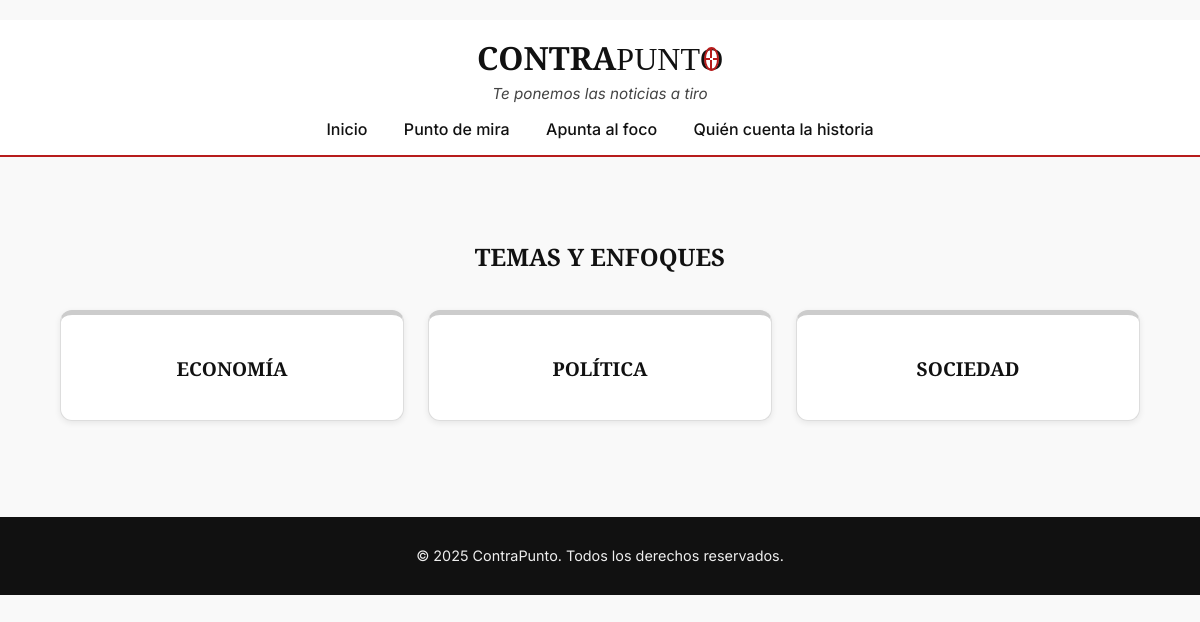
/contraPunto/categorias/, run on the app's committed database.
### appContraPunto/models.py (models this page shows, shortened)
class Categoria(models.Model):
    nombre = models.CharField(max_length=100)
    descripcion = models.TextField()
    icono = models.ImageField(upload_to='img', blank=True, null=True, verbose_name='Image')
    color = models.CharField(max_length=20, default="#cccccc")

### appContraPunto/views.py (the view)
# urls.py: path('categorias/', CategoriaListView.as_view(), name='categorias'),
class CategoriaListView(ListView):
    model = Categoria
    template_name = 'categoria_list.html'
    queryset = Categoria.objects.all()
    context_object_name = 'categorias'

### appContraPunto/templates/categoria_list.html (shortened to what this page needs)
﻿{% extends "base.html" %}
{% block content %}
<section class="categoria_list">
    <h2>Temas y enfoques</h2>
    <div class="grid_categorias">
        {% for cat in categorias %}
        <article class="card_categoria" style="border-top: 5px solid {{ cat.color }}">
            <h3><a href="{% url 'categoria' cat.id %}">{{ cat.nombre }}</a></h3>
        </article>
        {% endfor %}
    </div>
</section>
    {% endblock %}

### appContraPunto/static/css/estilos_base.css (style rules this page uses)
:root { --acento: #b71c1c; --mirilla-grosor: 0.07em; --mirilla-gap: 0.05em; }
body { font-family: 'Inter', sans-serif; background-color: #f9f9f9; color: #111; margin: 0; padding: 0; }
h1, h2, h3, h4 { font-family: 'Merriweather', serif; text-transform: uppercase; margin-bottom: 1rem; }
.categoria_list { margin-top: 2rem; }
.categoria_list h2 { text-align: center; margin-bottom: 2rem; }
.grid_categorias { display: grid; grid-template-columns: repeat(auto-fit, minmax(260px, 1fr)); gap: 1.5rem; }
.card_categoria { background-color: #fff; border: 1px solid #ddd; border-radius: 12px; box-shadow: 0 2px 6px rgba(0, 0, 0, 0.08); padding: 1.2rem; text-align: center; transition: transform 0.3s ease, box-shadow 0.3s ease; }
.card_categoria h3 { font-family: 'Merriweather', serif; font-size: 1.2rem; margin-bottom: 0.5rem; }
.card_categoria h3 a { color: #111; text-decoration: none; transition: color 0.3s ease; }

### data on the page
Categoria: nombre "ECONOMÍA"
Categoria: nombre "POLÍTICA"
Categoria: nombre "SOCIEDAD"
